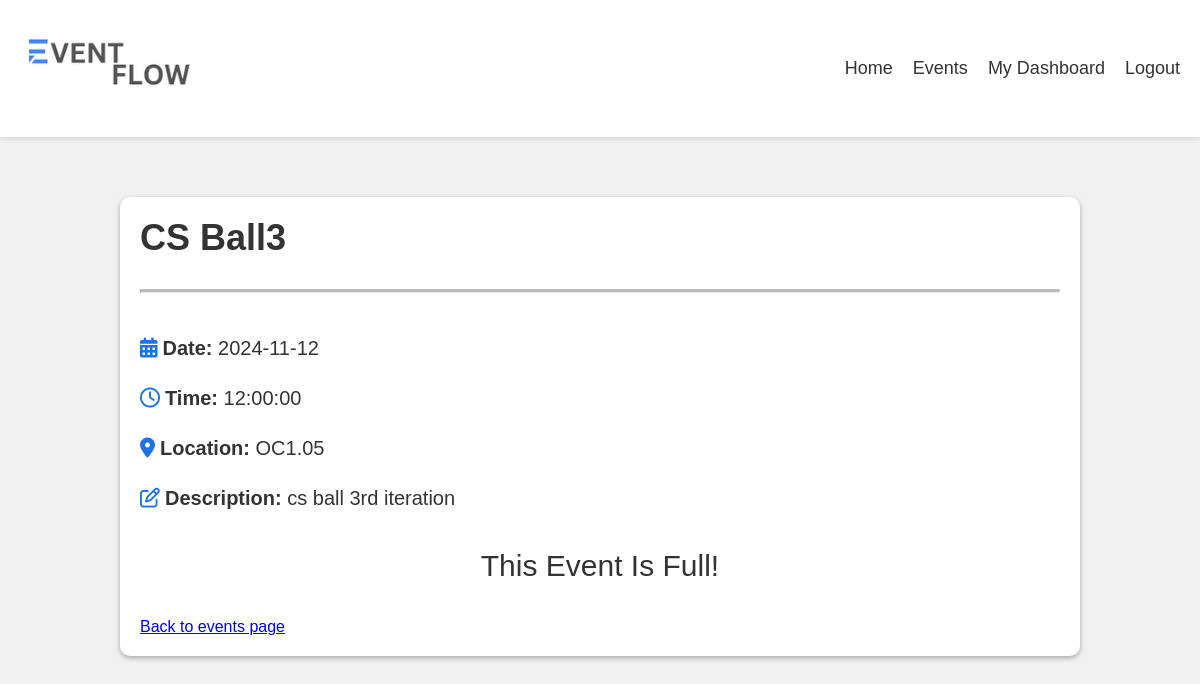
Page /event/1 (signed in) on the committed database.
### db_schema.py (models this page shows, shortened)
class Event(db.Model):
    __tablename__='events'
    id = db.Column(db.Integer, primary_key=True)
    name = db.Column(db.String(50), nullable=False)
    date = db.Column(db.Date, nullable=False)
    description=db.Column(db.Text, nullable=False)
    start_time= db.Column(db.Time, nullable=False)
    end_time= db.Column(db.Time, nullable=False)
    duration = db.Column(db.Integer, nullable=False)
    capacity = db.Column(db.Integer, nullable=False)
    location = db.Column(db.String(50), nullable=False)
    organiser_id = db.Column(db.Integer,  db.ForeignKey('organisers.id'), nullable = False)
    available_capacity= db.Column(db.Integer)
    num_attendees = db.Column(db.Integer,nullable=False)
    tickets = db.relationship('Ticket', primaryjoin="Event.id==Ticket.event_id", backref=db.backref('event'))

### cwk.py (the view)
@app.route('/event/<int:event_id>', methods=['GET'])
@login_required
def event_details(event_id):
    event = Event.query.get(event_id)
    return render_template('event_details.html', event=event, user=current_user)

### cwk.py (called while the page is built)
@login_manager.user_loader
def load_user(id):
    type = session.get('type')
    if type == 'organiser':
        user = Organiser.query.filter_by(id = id).first()
    elif type == 'attendee':
        user = Attendee.query.filter_by(id = id).first()
    else:
        user = None
    return user

### templates/event_details.html (shortened to what this page needs)
{% extends 'base.html' %}
{% block content %}
<main>
	<link rel="stylesheet" href="{{ url_for('static', filename='css/details.css') }}">
  <div class="title-box">
    <h1>{{ event.name }}</h1>
  </div>
  <hr class="solid">
  <div class="details-box">
    <p><i class="fa fa-calendar"></i><strong>Date:</strong> {{ event.date }}</p>
    <p><i class="fa fa-clock-o"></i><strong>Time:</strong> {{ event.start_time }}</p>
    <p><i class="fa fa-map-marker"></i><strong>Location:</strong> {{ event.location }}</p>
    <p><i class="fa-regular fa-pen-to-square"></i><strong>Description:</strong> {{ event.description }}</p>
  </div>
  <div class="button">
    {% if event.available_capacity == 0 %}
      <p>This Event Is Full!</p>
    {% else %}
      <form action="{{ url_for('request_ticket', event_id=event.id) }}">
        <input type="submit" value="Request Ticket">
      </form>
    {% endif %}
  </div>
  <div class="return">
    <a href="{{url_for('events')}}">Back to events page</a>
</div>
</main>
{% endblock %}

### static/css/homepage.css (style rules this page uses)
body { font-family: 'Roboto', sans-serif; margin: 0; padding: 0; background-color: #f5f5f5; color: #333; }
h1 { font-size: 40px; font-weight: 500; text-align: center; }
main { background-color: #fff; padding-top: 2px; padding-bottom: 2px; margin-top: 40px; margin-bottom: 60px; box-shadow: 0 5px 5px rgba(0, 0, 0.1, 0.1); }
p { font-size: 30px; line-height: 1.5; margin: 20px auto; max-width: 800px; text-align: center; }
* { box-sizing:border-box }

### static/css/details.css (style rules this page uses)
body { margin: 0; padding: 0; font-family: Arial, sans-serif; background-color: #f0f0f0; }
main { width: 80%; margin: auto; background-color: #ffffff; padding: 20px; box-shadow: 0px 2px 5px rgba(0, 0, 0, 0.3); border-radius: 10px; margin-top: 60px; }
.title-box { display: flex; flex-direction: column; justify-content: flex-start; align-items: flex-start; margin-bottom: 30px; }
.title-box h1 { font-size: 36px; font-weight: bold; margin: 0; padding: 0; }
.details-box { margin-top: 30px; display: flex; flex-direction: column; justify-content: flex-start; align-items: flex-start; }
.details-box p { font-size: 20px; margin: 10px 0; padding: 0; }
.return { margin-top: 20px; padding-top: 10px; }
.details-box strong { font-weight: bold; }
.details-box i { margin-right: 5px; }
hr.solid { margin-top: 20px; margin-bottom: 20px; border-top: 3px solid #bbb; width: 100%; }
i { color: #1a73e8; }

### rows in the picture
Event: name "CS Ball3", date "2024-11-12", start_time "12:00:00", location "OC1.05", description "cs ball 3rd iteration"
